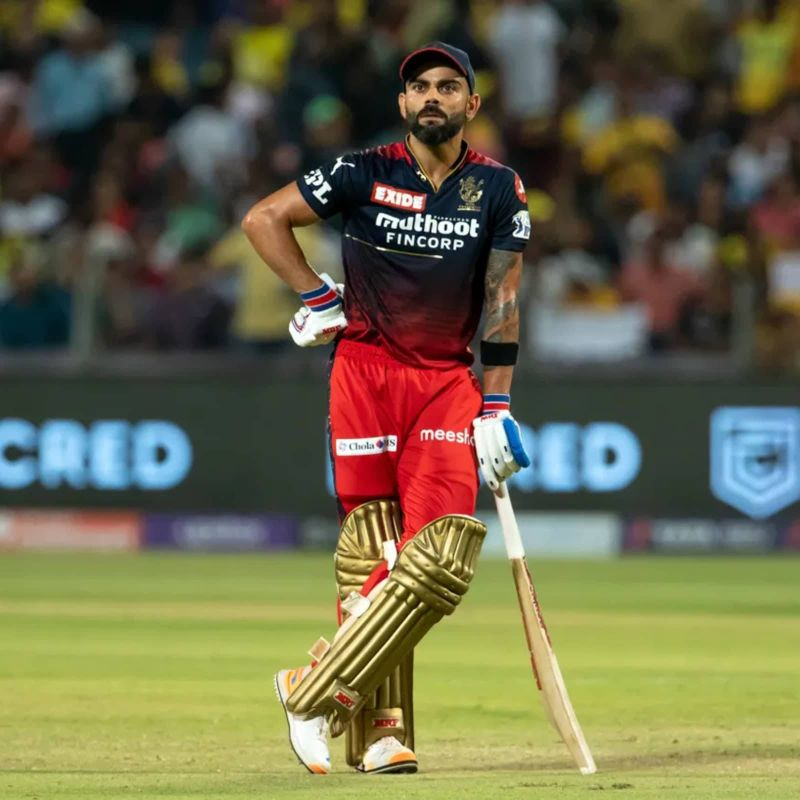
#> input picture 05_Histogram_Equalization/Input.jpg, 800 x 800 px, found by its file name
$ python program.py
#> lines starting #> are read from the running program, lines starting #| are printed output that depends on the picture
import cv2
import matplotlib.pyplot as plt

img=cv2.imread("input.jpg",0);
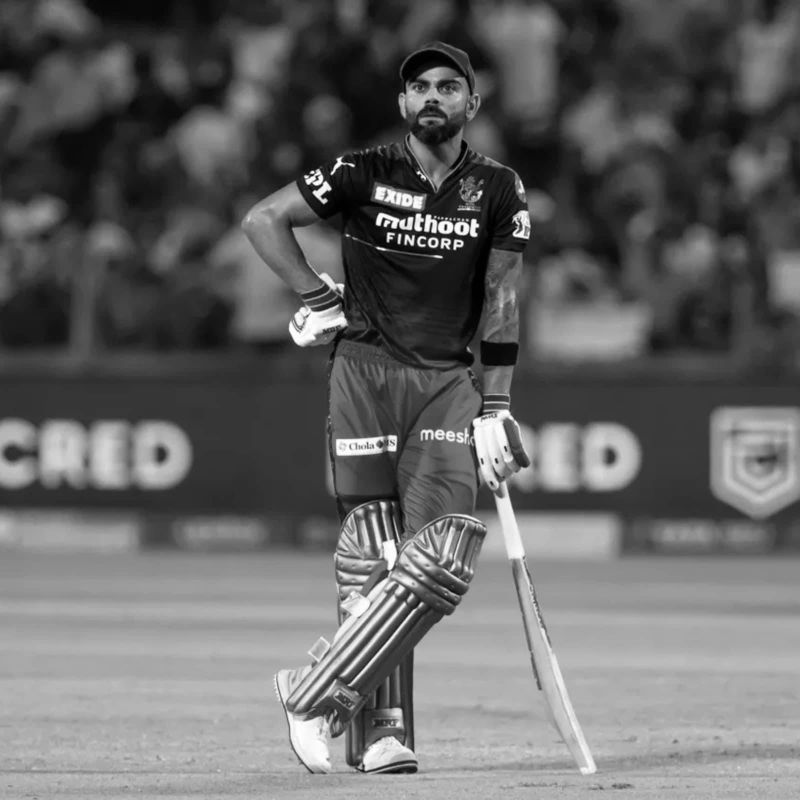
#> img: shape (800, 800); min 0, max 255, mean 101.6
eq=cv2.equalizeHist(img)
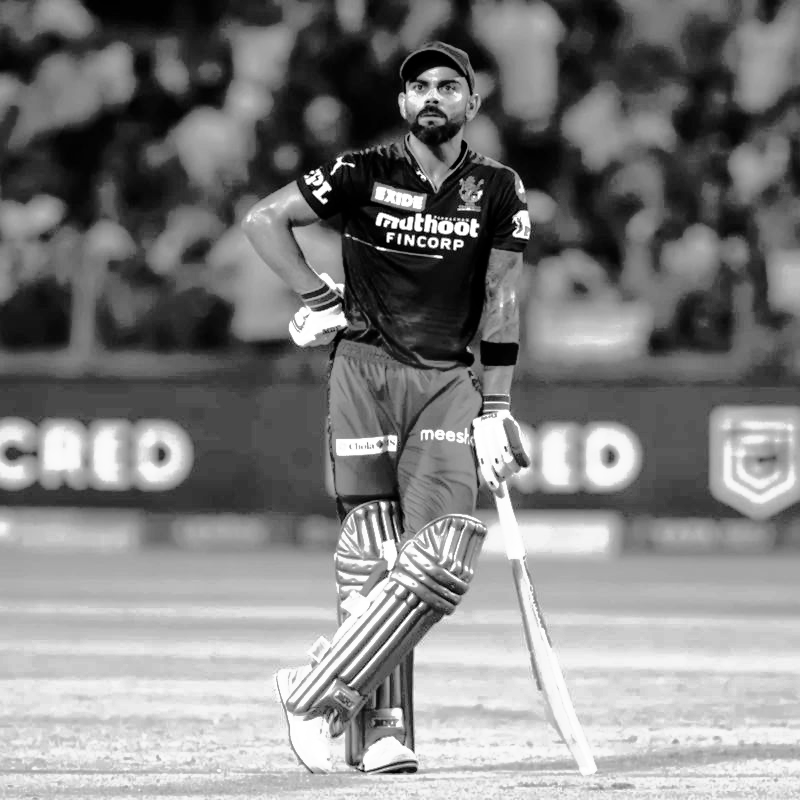
#> eq: shape (800, 800); min 0, max 255, mean 128.2
cv2.imwrite("output.png",eq)

h1=cv2.calcHist([img],[0],None,[256],[0,256]);
#> h1 = 256 values, max 12106 at index 54, min 136 at index 254, mean 2500
h2=cv2.calcHist([eq],[0],None,[256],[0,256])
#> h2 = 256 values, max 12106 at index 73, min 0 at index 15, mean 2500

plt.figure(figsize=(8,4));
plt.subplot(1,2,1);
plt.plot(h1);
plt.title("Before");
plt.xlim(0,256)

plt.subplot(1,2,2);
plt.plot(h2);
plt.title("After");
plt.xlim(0,256);
plt.tight_layout()

plt.savefig("histogram_comparison.png",bbox_inches="tight");
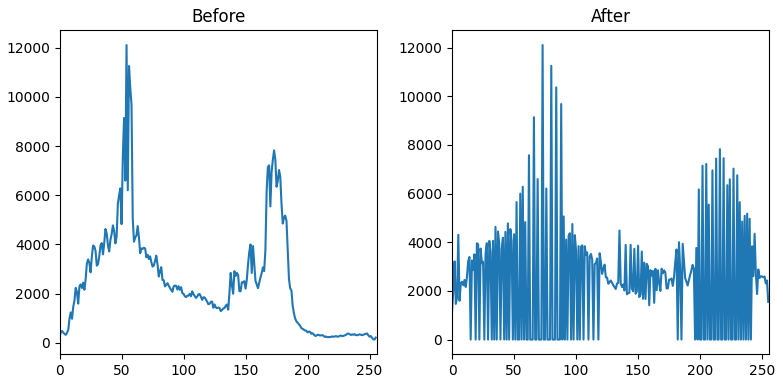
#> figure drawn by matplotlib, 2 panels; panel 1: curve peaks at x = 54, y = 12106; panel 2: curve peaks at x = 73, y = 12106
plt.close()

cv2.imshow("Original",img)
cv2.imshow("Equalized",eq)

cv2.waitKey(0)
cv2.destroyAllWindows()
